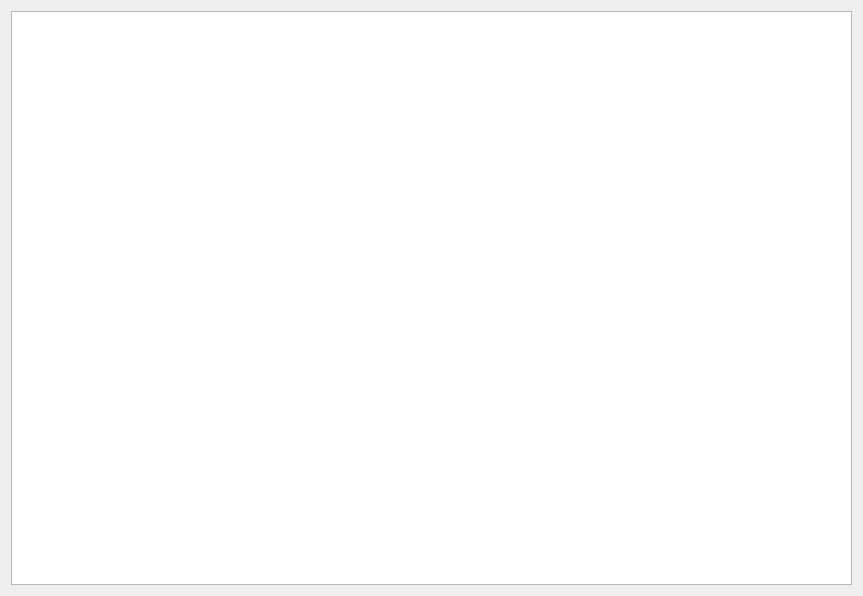
<?xml version="1.0" encoding="UTF-8"?>
<ui version="4.0">
 <class>DlgPPPLogViewer</class>
 <widget class="QDialog" name="DlgPPPLogViewer">
  <property name="geometry">
   <rect>
    <x>0</x>
    <y>0</y>
    <width>863</width>
    <height>596</height>
   </rect>
  </property>
  <property name="windowTitle">
   <string>Visor de registros</string>
  </property>
  <layout class="QGridLayout" name="gridLayout">
   <item row="0" column="0">
    <widget class="QTableWidget" name="logsTable">
     <attribute name="horizontalHeaderStretchLastSection">
      <bool>true</bool>
     </attribute>
     <attribute name="verticalHeaderDefaultSectionSize">
      <number>23</number>
     </attribute>
    </widget>
   </item>
  </layout>
 </widget>
 <resources/>
 <connections/>
</ui>
